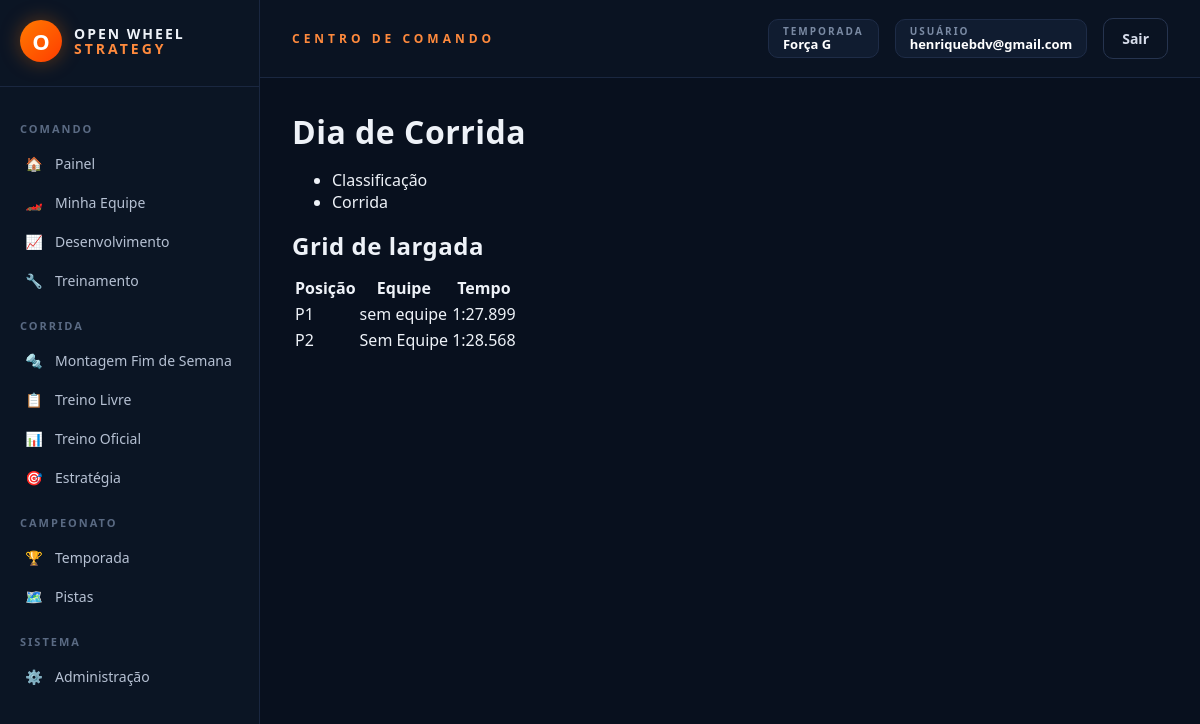
Before: /classificacao (signed in) with the older database file.
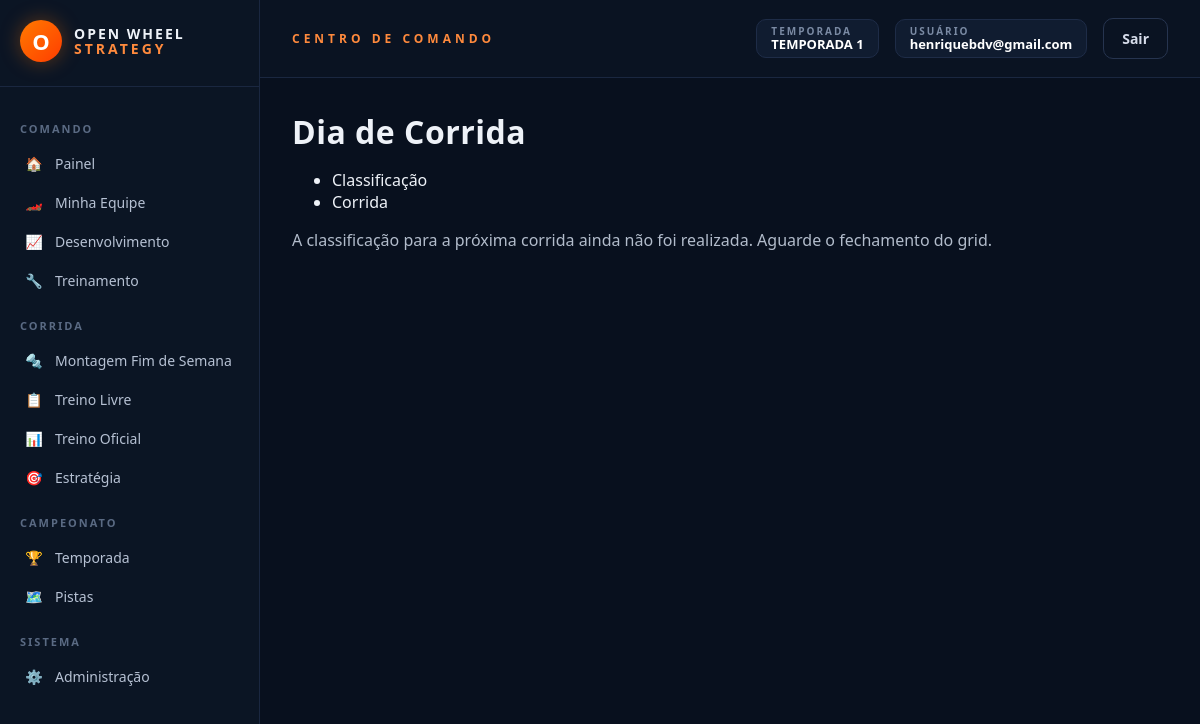
After: the same page with the newer database file.
### models_temporada.py (models this page shows, shortened)
class Temporada(db.Model):
    __tablename__ = "temporadas"
    id = db.Column(db.Integer, primary_key=True)
    nome = db.Column(db.String(120), nullable=False)
    ativa = db.Column(db.Boolean, default=False, nullable=False)
    data_criacao = db.Column(db.DateTime, default=datetime.utcnow)
    corridas_agendadas = db.relationship(
        "CorridaAgendada", backref="temporada",
        cascade="all, delete-orphan",
        order_by="CorridaAgendada.ordem",
    )
    @classmethod
    def ativa_atual(cls):
        try:
            return cls.query.filter_by(ativa=True).first()
        except (OperationalError, ProgrammingError, NoSuchTableError):
            return None

### models.py (models this page shows, shortened)
class CarroJogador(db.Model):
    __tablename__ = "carros_jogadores"
    id = db.Column(db.Integer, primary_key=True)
    usuario_id = db.Column(db.Integer, db.ForeignKey("usuarios.id"), unique=True, nullable=False)
    nome = db.Column(db.String(100), nullable=False)
    orcamento = db.Column(db.Float, default=55_000.0)
    motor_fornecedor_id = db.Column(db.Integer, db.ForeignKey("fornecedores_motor.id"), nullable=False)
    combustivel_fornecedor_id = db.Column(db.Integer, db.ForeignKey("fornecedores_combustivel.id"), nullable=False)
    pneu_fornecedor_id = db.Column(db.Integer, db.ForeignKey("fornecedores_pneu.id"), nullable=False)
    chassi_fornecedor_id = db.Column(db.Integer, db.ForeignKey("fornecedores_chassi.id"), nullable=True)
    cambio_fornecedor_id = db.Column(db.Integer, db.ForeignKey("fornecedores_cambio.id"), nullable=False)
    suspensao_fornecedor_id = db.Column(db.Integer, db.ForeignKey("fornecedores_suspensao.id"), nullable=False)
    engenheiro_fornecedor_id = db.Column(db.Integer, db.ForeignKey("fornecedores_engenheiro.id"), nullable=True)
    combustivel_carregado = db.Column(db.Float, default=110.0)
    cor_primaria = db.Column(db.String(7), default="#cc0000")
    cor_secundaria = db.Column(db.String(7), default="#ffffff")
    modelo_motor = db.Column(db.Integer, nullable=True)
    modelo_combustivel = db.Column(db.Integer, nullable=True)
    modelo_pneu = db.Column(db.Integer, nullable=True)
    modelo_cambio = db.Column(db.Integer, nullable=True)
    modelo_suspensao = db.Column(db.Integer, nullable=True)
    estrategia_volta_pit = db.Column(db.Integer, default=10)
    estrategia_dois_pits = db.Column(db.Boolean, default=False)

class ResultadoClassificacao(db.Model):
    __tablename__ = "resultados_classificacao"
    id = db.Column(db.Integer, primary_key=True)
    equipe_id = db.Column(db.Integer, db.ForeignKey("carros_jogadores.id"), nullable=False)
    tempo_classificacao = db.Column(db.Float)
    posicao_grid = db.Column(db.Integer)
    criado_em = db.Column(db.DateTime, default=datetime.utcnow)
    equipe = db.relationship("CarroJogador")

### rotas/corrida.py (the view)
    @app.route("/classificacao", methods=["GET"])
    @login_requerido
    def classificacao_view():
        resultados_db = ResultadoClassificacao.query.order_by(ResultadoClassificacao.posicao_grid).all()
        resultado = None
        if resultados_db:
            resultado = [{"posicao_grid": r.posicao_grid, "equipe": r.equipe.nome if r.equipe else f"Equipe #{r.equipe_id}", "tempo_classificacao": r.tempo_classificacao} for r in resultados_db]
        return render_template("classificacao.html", resultado=resultado)

### app.py (called while the page is built)
def _registrar_contexto(app):
    @app.context_processor
    def injetar_globais():
        usuario_id = session.get("usuario_id")
        usuario = Usuario.query.get(usuario_id) if usuario_id else None
        return {
            "usuario_logado": usuario,
            "categorias_fornecedor": FORNECEDORES_CONFIG,
            "temporada_ativa": Temporada.ativa_atual(),
        }

### extensoes.py (called while the page is built)
def login_requerido(view_func):
    @functools.wraps(view_func)
    def wrapper(*args, **kwargs):
        if not session.get("usuario_id"):
            return redirect(url_for("login"))
        return view_func(*args, **kwargs)
    return wrapper

### templates/classificacao.html
{% extends "base.html" %}
{% block content %}
<h1 class="h3">Dia de Corrida</h1>
{% include "_abas_corrida.html" %}
{% if resultado %}
<h2>Grid de largada</h2>
<table>
    <tr><th>Posição</th><th>Equipe</th><th>Tempo</th></tr>
    {% for r in resultado %}
    <tr>
        <td>P{{ r.posicao_grid }}</td>
        <td>{{ r.equipe }}</td>
        <td>{{ r.tempo_classificacao | tempo_min }}</td>
    </tr>
    {% endfor %}
</table>
{% else %}
<p class="text-muted" style="margin-top: 15px;">
    A classificação para a próxima corrida ainda não foi realizada. Aguarde o fechamento do grid.
</p>
{% endif %}
{% endblock %}

### templates/base.html (shortened to what this page needs)
<!DOCTYPE html>
<html lang="pt-br">
<head>
    <link href="{{ url_for('static', filename='css/tema.css') }}" rel="stylesheet">
</head>
<body>
{% if usuario_logado %}
<div class="ows-shell">
    <aside class="ows-sidebar">
        <div class="ows-logo">
            <div class="ows-logo-mark">O</div>
            <div class="ows-logo-text">OPEN WHEEL<br><span>STRATEGY</span></div>
        </div>
        <div class="ows-menu-section">COMANDO</div>
        <a href="{{ url_for('home') }}" class="ows-menu-link {% if request.endpoint == 'home' %}active{% endif %}"><span class="ows-icon">🏠</span> Painel</a>
        <a href="{{ url_for('minha_equipe') }}" class="ows-menu-link {% if request.endpoint == 'minha_equipe' %}active{% endif %}"><span class="ows-icon">🏎️</span> Minha Equipe</a>
        <a href="{{ url_for('desenvolvimento_view') }}" class="ows-menu-link {% if request.endpoint == 'desenvolvimento_view' %}active{% endif %}"><span class="ows-icon">📈</span> Desenvolvimento</a>
        <a href="{{ url_for('treinamento_view') }}" class="ows-menu-link {% if request.endpoint == 'treinamento_view' %}active{% endif %}"><span class="ows-icon">🔧</span> Treinamento</a>
        <div class="ows-menu-section">CORRIDA</div>
        <a href="{{ url_for('montagem_fim_de_semana') }}" class="ows-menu-link {% if request.endpoint == 'montagem_fim_de_semana' %}active{% endif %}"><span class="ows-icon">🔩</span> Montagem Fim de Semana</a>
        <a href="{{ url_for('treino_livre_view') }}" class="ows-menu-link {% if request.endpoint == 'treino_livre_view' %}active{% endif %}"><span class="ows-icon">📋</span> Treino Livre</a>
        <a href="{{ url_for('treino_oficial_view') }}" class="ows-menu-link {% if request.endpoint == 'treino_oficial_view' %}active{% endif %}"><span class="ows-icon">📊</span> Treino Oficial</a>
        <a href="{{ url_for('estrategia_corrida_view') }}" class="ows-menu-link {% if request.endpoint == 'estrategia_corrida_view' %}active{% endif %}"><span class="ows-icon">🎯</span> Estratégia</a>
        <div class="ows-menu-section">CAMPEONATO</div>
        <a href="{{ url_for('temporada_view') }}" class="ows-menu-link {% if request.endpoint == 'temporada_view' %}active{% endif %}"><span class="ows-icon">🏆</span> Temporada</a>
        <a href="{{ url_for('pistas_reais_view') }}" class="ows-menu-link {% if request.endpoint == 'pistas_reais_view' %}active{% endif %}"><span class="ows-icon">🗺️</span> Pistas</a>
        {% if usuario_logado.eh_admin %}
        <div class="ows-menu-section">SISTEMA</div>
        <a href="{{ url_for('admin_dashboard') }}" class="ows-menu-link {% if request.endpoint == 'admin_dashboard' %}active{% endif %}"><span class="ows-icon">⚙️</span> Administração</a>
        {% endif %}
    </aside>
    <div class="ows-main">
        <header class="ows-topbar">
            <div class="ows-topbar-title">CENTRO DE COMANDO</div>
            <div class="ows-topbar-right">
                {% if temporada_ativa %}
                <div class="ows-badge">
                    <div class="ows-badge-label">TEMPORADA</div>
                    <div class="ows-badge-value">{{ temporada_ativa.nome }}</div>
                </div>
                {% endif %}
                <div class="ows-badge">
                    <div class="ows-badge-label">USUÁRIO</div>
                    <div class="ows-badge-value">{{ usuario_logado.email }}</div>
                </div>
                <a href="{{ url_for('logout') }}" class="ows-btn ows-btn-ghost">Sair</a>
            </div>
        </header>
        <div class="ows-content">
            {% block content %}{% endblock %}
        </div>
    </div>
</div>
{% endif %}
</body>
</html>

Changed rows visible on the page:
no longer on this page (row edited): CarroJogador: equipe "sem equipe"
removed ResultadoClassificacao: tempo_classificacao|tempo_min "1:27.899"
removed CarroJogador: equipe "Sem Equipe"
removed ResultadoClassificacao: tempo_classificacao|tempo_min "1:28.568"
changed Temporada: nome "Força G" → "TEMPORADA 1"
Other visible differences:
text no longer shown: "Grid de largada Posição Equipe Tempo"
text now shown: "A classificação para a próxima corrida ainda não foi realizada. Aguarde o fechamento do grid."
list line gone: "P 1"
list line gone: "P 2"
